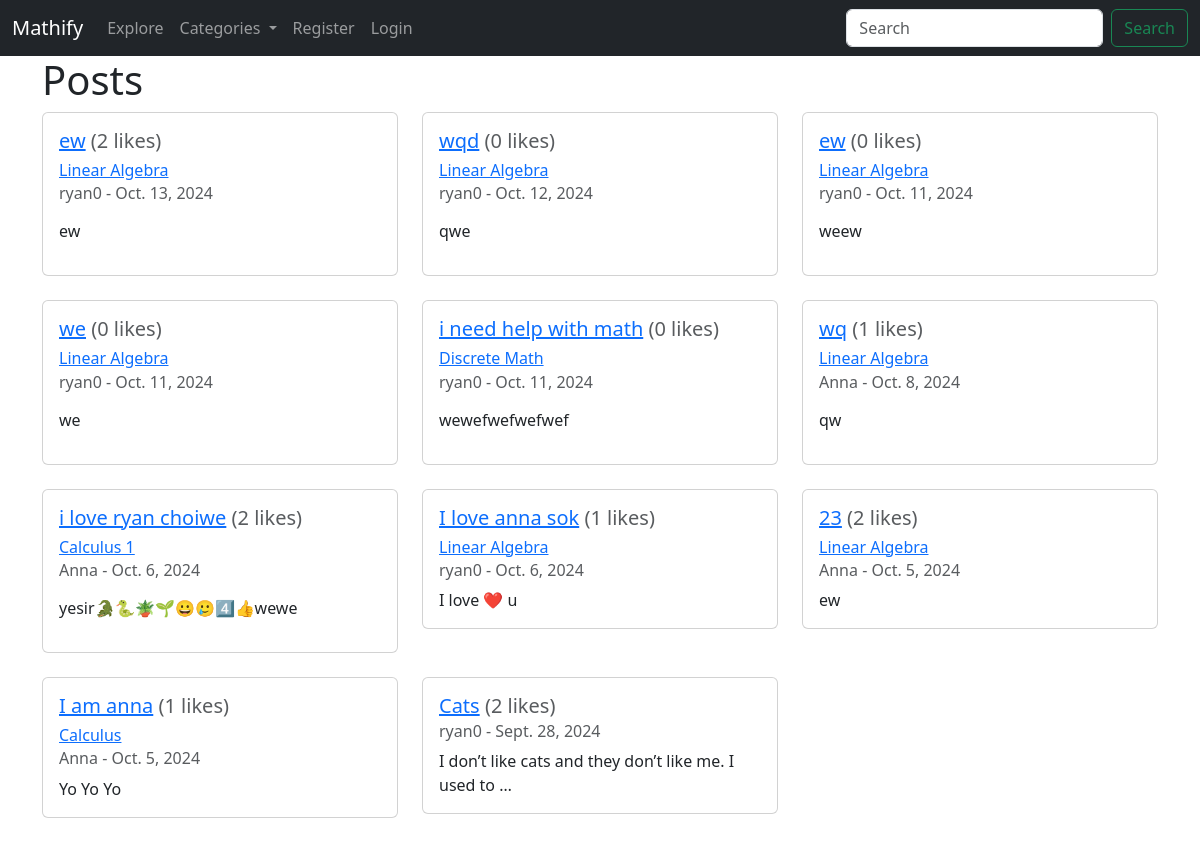
/explore/, run on the app's committed database.
### myApp/models.py (models this page shows, shortened)
class Post(models.Model):
    title = models.CharField(max_length=255)
    header_image = models.ImageField(null=True, blank=True, upload_to="images/")
    author = models.ForeignKey(User, on_delete=models.CASCADE)
    body = RichTextField(blank=True, null=True)
    post_date = models.DateField(auto_now_add=True)
    category = models.CharField(max_length=255, default='uncategorized')
    likes = models.ManyToManyField(User, related_name='blog_post')
    def total_likes(self):
        return self.likes.count()

### myApp/views.py (the view)
# urls.py: path('explore/', BlogView.as_view(), name="blog_view"),
class BlogView(ListView):
    model = Post
    template_name = 'myApp/blog.html'
    ordering = ['-post_date']
    def get_context_data(self, *args, **kwargs):
        cat_menu = Category.objects.all()
        context = super(BlogView, self).get_context_data(*args, **kwargs)
        context["cat_menu"] = cat_menu
        return context

### myApp/models.py (called while the page is built)
    def __str__(self):
        return self.name

### myApp/templates/myApp/blog.html (shortened to what this page needs)
{% extends 'myApp/base.html' %}
{% block content %}
<h1>Posts</h1>
<div class="row">
    {% for post in object_list %}
    <div class="col-md-4 mb-4">
        <div class="card">
            <div class="card-body">
                <h5 class="card-title">
                    <a href="{% url 'article_details' pk=post.pk %}">{{ post.title }}</a>
                    <span class="text-muted"> ({{ post.total_likes }} likes)</span>
                </h5>
                {% if post.category != 'uncategorized' %}
                <h6>
                    <a href="{% url 'category' post.category|slugify %}">{{ post.category }}</a>
                </h6>
                {% endif %}
                <h6 class="card-subtitle mb-2 text-muted">
                    {{ post.author.username }} - {{ post.post_date }}
                </h6>
                <p class="card-text">{{ post.body|safe|truncatewords:12 }}</p>
            </div>
        </div>
    </div>
    {% endfor %}
</div>
{% endblock %}

### myApp/templates/myApp/base.html (shortened to what this page needs)
<!doctype html>
<html lang="en">
  <head>
    <link href="https://cdn.jsdelivr.net/npm/bootstrap@5.3.3/dist/css/bootstrap.min.css" rel="stylesheet">
  </head>
  <body>
    <nav class="navbar navbar-expand-lg navbar-dark bg-dark">
        <div class="container-fluid">
          <a class="navbar-brand" href="{% url 'home' %}">Mathify</a>
          <div class="collapse navbar-collapse" id="navbarSupportedContent">
            <ul class="navbar-nav me-auto mb-2 mb-lg-0">
              <li class="nav-item">
                <a class="nav-link" href="{% url 'blog_view' %}">Explore</a>
              </li>
              {% if cat_menu %}
                <li class="nav-item dropdown">
                  <a class="nav-link dropdown-toggle" href="#" role="button" data-bs-toggle="dropdown" aria-expanded="false">
                    Categories
                  </a>
                </li>
              {%  endif %}
              {% if user.is_authenticated %}
                <li class="nav-item">
                  <a class="nav-link" href="{% url 'add_post' %}">Add Post</a>
                </li>
                <li class="nav-item dropdown">
                  <a class="nav-link dropdown-toggle" href="#" role="button" data-bs-toggle="dropdown" aria-expanded="false">
                    Profile
                  </a>
                  <ul class="dropdown-menu">
                    <li><a class="dropdown-item" href="{% url 'edit_profile' %}">Edit Setting</a></li>
                    {% if user.profile.id %}
                      <li><a class="dropdown-item" href="{% url 'edit_profile_page' user.profile.id %}">Edit Profile Page</a></li>
                    {% else %}
                      <li><a class="dropdown-item" href="{% url 'create_profile' %}">Create Profile Page</a></li>
                    {% endif %}
                  </ul>
                </li>
                <li>
                  <form method="post" action="{% url 'logout' %}" class="nav-item">
                  {% csrf_token %}
                  <button type="submit" class="nav-link">Logout</button>
                  </form>
                </li>
              {% else %}
                <li class="nav-item">
                  <a class="nav-link" href="{% url 'register' %}">Register</a>
                </li>
                <li class="nav-item">
                  <a class="nav-link" href="{% url 'login' %}">Login</a>
                </li>
              {%  endif %}
            </ul>
            <form class="d-flex" role="search">
              <input class="form-control me-2" type="search" placeholder="Search" aria-label="Search">
              <button class="btn btn-outline-success" type="submit">Search</button>
            </form>
          </div>
        </div>
      </nav>
    <div class="container">
        {% block content %}
        {% endblock %}
    </div>
  </body>
</html>

### data on the page
Post: title "ew", total_likes "2", category "Linear Algebra", author.username "ryan0", post_date "Oct. 13, 2024", body "ew"
Post: title "wqd", total_likes "0", category "Linear Algebra", author.username "ryan0", post_date "Oct. 12, 2024", body "qwe"
Post: title "ew", total_likes "0", category "Linear Algebra", author.username "ryan0", post_date "Oct. 11, 2024", body "weew"
Post: title "we", total_likes "0", category "Linear Algebra", author.username "ryan0", post_date "Oct. 11, 2024", body "we"
Post: title "i need help with math", total_likes "0", category "Discrete Math", author.username "ryan0", post_date "Oct. 11, 2024", body "wewefwefwefwef"
Post: title "wq", total_likes "1", category "Linear Algebra", author.username "Anna", post_date "Oct. 8, 2024", body "qw"
Post: title "i love ryan choiwe", total_likes "2", category "Calculus 1", author.username "Anna", post_date "Oct. 6, 2024", body "yesir🐊🐍🪴🌱😀🥲4️⃣👍wewe"
Post: title "I love anna sok", total_likes "1", category "Linear Algebra", author.username "ryan0", post_date "Oct. 6, 2024", body "I love ❤️ u"
Post: title "23", total_likes "2", category "Linear Algebra", author.username "Anna", post_date "Oct. 5, 2024", body "ew"
Post: title "I am anna", total_likes "1", category "Calculus", author.username "Anna", post_date "Oct. 5, 2024", body "Yo Yo Yo"
Post: title "Cats", total_likes "2", author.username "ryan0", post_date "Sept. 28, 2024", body "I don’t like cats and they don’t like me. I used to …"
